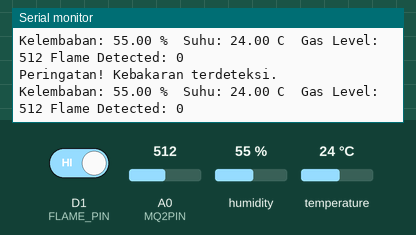
Bench run of a sketch on a simulated ESP8266 (NodeMCU). Parts: the last lines printed to the serial monitor. The test bench sets the inputs (shaded band); at power-on: humidity 55 %, A0 (MQ2PIN) = 512, D1 (FLAME_PIN) HIGH, temperature 24 °C.

Above: at 2.8 s.
2.9 s: humidity set to 22 %
At 5.3 s:
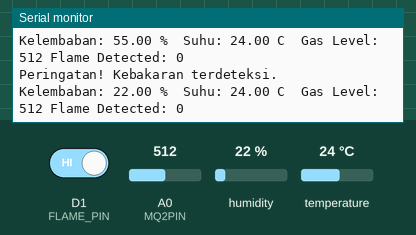
5.6 s: A0 (MQ2PIN) set to 716
At 7.6 s:
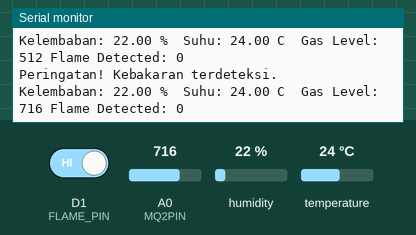
8.3 s: D1 (FLAME_PIN) driven LOW
At 10.6 s:
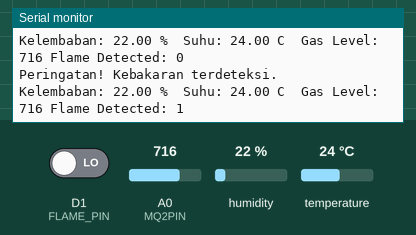
11.0 s: temperature set to 12 °C
At 12.6 s:
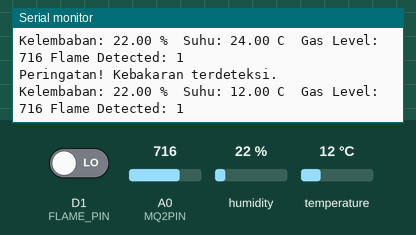
13.7 s: A0 (MQ2PIN) set to 900
At 14.7 s:
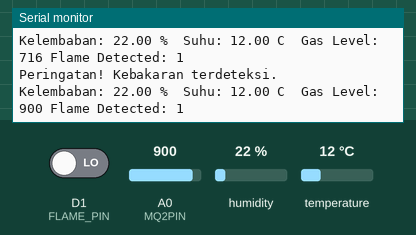
16.4 s: D1 (FLAME_PIN) driven HIGH
At 18.9 s:
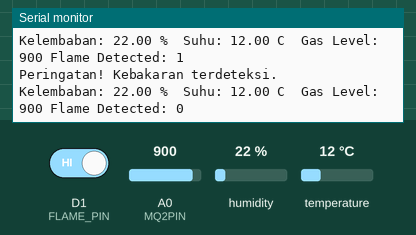
Timing chart, 0 to 20.1 s (numbered marks = the images above; inputs shaded):
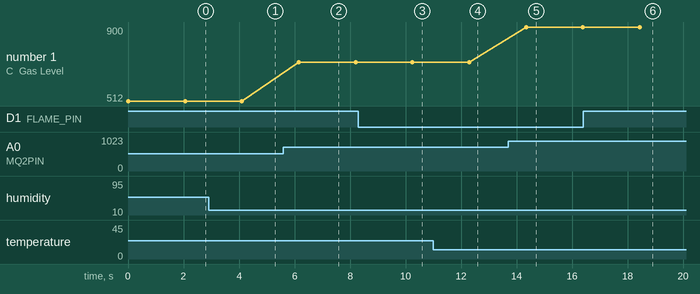

The sketch:

3sensor_testing_firedect.ino
```cpp
#include <ESP8266WiFi.h>
#include <DHT.h>

#define DHTPIN D5       // Pin DHT22
#define DHTTYPE DHT22   // Tipe DHT
#define MQ2PIN A0       // Pin MQ2
#define FLAME_PIN D1    // Pin Flame Sensor

DHT dht(DHTPIN, DHTTYPE);

// Tentukan ambang batas untuk deteksi gas
const int thresholdGas = 300; // Sesuaikan nilai ini berdasarkan kalibrasi

void setup() {
  Serial.begin(9600);
  dht.begin();

  // Setup Flame Sensor Pin
  pinMode(FLAME_PIN, INPUT);
}

void loop() {
  // Read DHT22 Sensor
  float h = dht.readHumidity();
  float t = dht.readTemperature();

  // Read MQ2 Gas Sensor
  int mq2Value = analogRead(MQ2PIN);

  // Read Flame Sensor
  int flameDetected = digitalRead(FLAME_PIN) == LOW; // Sesuaikan jika logika HIGH digunakan saat api terdeteksi

  // Deteksi Kebakaran Berdasarkan Kondisi Sensor
  if (mq2Value > thresholdGas || flameDetected) {
    Serial.println("Peringatan! Kebakaran terdeteksi.");
  }

  // Tampilkan Data pada Serial Monitor
  Serial.print("Kelembaban: ");
  Serial.print(h);
  Serial.print(" %  ");
  Serial.print("Suhu: ");
  Serial.print(t);
  Serial.print(" C  ");
  Serial.print("Gas Level: ");
  Serial.print(mq2Value);
  Serial.print(" Flame Detected: ");
  Serial.println(flameDetected);

  delay(2000);  // Periksa setiap 2 detik
}
```

Measured:
- after the input at 2.9 s, the serial monitor: prints a new line after 1.2 s (image 1)
- after the input at 5.6 s, the serial monitor: prints a new line after 0.55 s (image 2)
- after the input at 8.3 s, the serial monitor: prints a new line after 1.9 s (image 3)
- after the input at 11.0 s, the serial monitor: prints a new line after 1.3 s (image 4)
- after the input at 13.7 s, the serial monitor: prints a new line after 0.64 s (image 5)
- after the input at 16.4 s, the serial monitor: prints a new line after 2.0 s (image 6)
- plotted number 1: 512 → 716 after the input at 5.6 s, 716 → 900 after the input at 13.7 s
